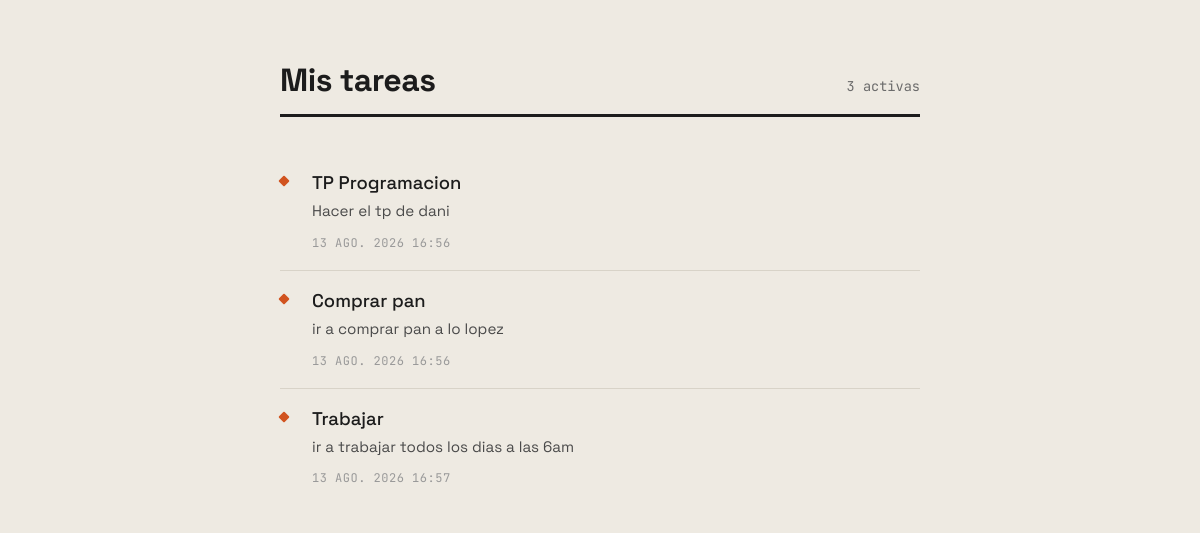
The page / on the database its author committed.
### tareas/models.py (models this page shows, shortened)
class Tarea(models.Model):
    name = models.CharField(max_length=200)
    description = models.TextField()
    date = models.DateTimeField(auto_now_add=True)
    is_deleted = models.BooleanField(default=False)
    deleted_at = models.DateTimeField(null=True, blank=True)

### tareas/views.py (the view)
# urls.py: path('', views.lista, name='lista'),
def lista(request):
    tareas = Tarea.objects.filter(is_deleted=False)
    return render(request, 'tareas/lista.html', {'tareas': tareas})

### tareas/templates/tareas/lista.html (shortened to what this page needs)
<!DOCTYPE html>
<html lang="es">
<head>
</head>
<body>
    <div class="container">
        <div class="header">
            <h1>Mis tareas</h1>
            <span class="count">{{ tareas|length }} activas</span>
        </div>
        {% for tarea in tareas %}
            <div class="tarea">
                <h2>{{ tarea.name }}</h2>
                <p>{{ tarea.description }}</p>
                <small>{{ tarea.date }}</small>
            </div>
        {% empty %}
            <p class="vacio">Todavía no cargaste ninguna tarea.</p>
        {% endfor %}
    </div>
</body>
</html>

### tareas/templates/tareas/lista.html (style rules this page uses)
* { box-sizing: border-box; }
body { font-family: 'Space Grotesk', sans-serif; background-color: #eeeae2; margin: 0; padding: 60px 20px; color: #1c1c1c; }
.container { max-width: 640px; margin: 0 auto; }
.header { display: flex; align-items: baseline; justify-content: space-between; border-bottom: 3px solid #1c1c1c; padding-bottom: 14px; margin-bottom: 36px; }
h1 { font-size: 2rem; font-weight: 700; margin: 0; letter-spacing: -0.5px; }
.count { font-family: 'JetBrains Mono', monospace; font-size: 0.85rem; color: #6b6b6b; }
.tarea { position: relative; padding: 18px 0 18px 32px; border-bottom: 1px solid #d8d3c8; }
.tarea:last-child { border-bottom: none; }
.tarea::before { content: ""; position: absolute; left: 0; top: 24px; width: 8px; height: 8px; background-color: #d1531f; border-radius: 1px; transform: rotate(45deg); }
.tarea h2 { margin: 0 0 6px 0; font-size: 1.15rem; font-weight: 500; }
.tarea p { margin: 0 0 8px 0; color: #4a4a4a; line-height: 1.5; font-size: 0.95rem; }
.tarea small { font-family: 'JetBrains Mono', monospace; color: #999; font-size: 0.75rem; text-transform: uppercase; letter-spacing: 0.5px; }

### rows shown on the page
Tarea: name "TP Programacion", description "Hacer el tp de dani", date "13 AGO. 2026 16:56"
Tarea: name "Comprar pan", description "ir a comprar pan a lo lopez", date "13 AGO. 2026 16:56"
Tarea: name "Trabajar", description "ir a trabajar todos los dias a las 6am", date "13 AGO. 2026 16:57"

### other values the page prints
{{ tareas|length }} "3"
